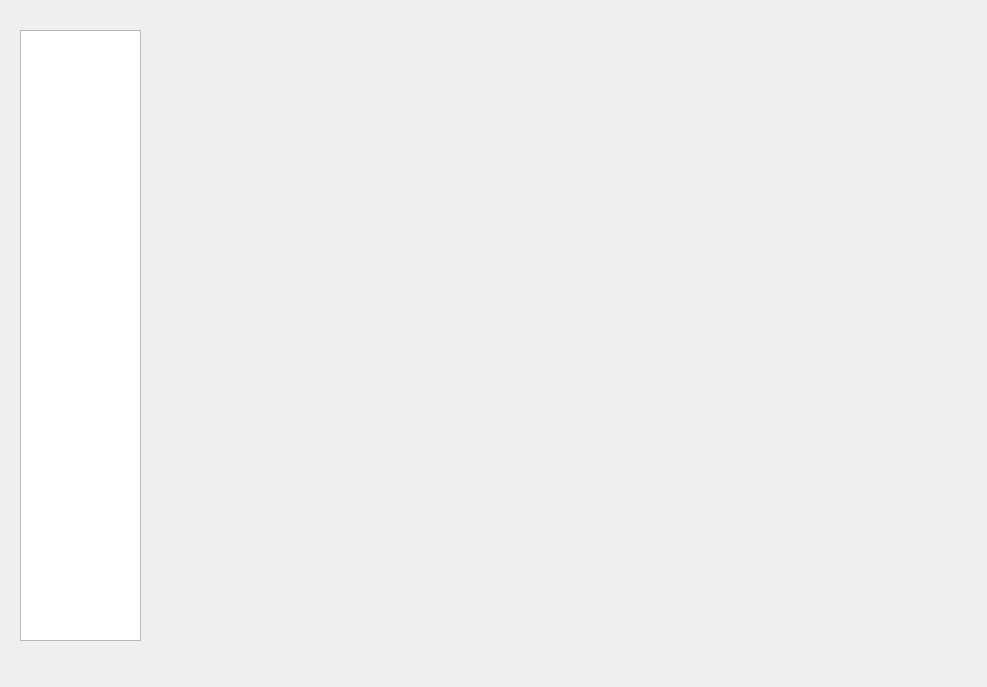
<?xml version="1.0" encoding="UTF-8"?>
<ui version="4.0">
 <class>MainWindow</class>
 <widget class="QMainWindow" name="MainWindow">
  <property name="geometry">
   <rect>
    <x>0</x>
    <y>0</y>
    <width>987</width>
    <height>687</height>
   </rect>
  </property>
  <property name="windowTitle">
   <string>MainWindow</string>
  </property>
  <widget class="QWidget" name="centralwidget">
   <widget class="QTreeView" name="treeView">
    <property name="geometry">
     <rect>
      <x>20</x>
      <y>30</y>
      <width>121</width>
      <height>611</height>
     </rect>
    </property>
   </widget>
   <widget class="QStackedWidget" name="stackedWidget">
    <property name="geometry">
     <rect>
      <x>160</x>
      <y>30</y>
      <width>791</width>
      <height>611</height>
     </rect>
    </property>
    <property name="currentIndex">
     <number>1</number>
    </property>
    <widget class="QWidget" name="page"/>
    <widget class="QWidget" name="page_2"/>
   </widget>
  </widget>
  <widget class="QMenuBar" name="menubar">
   <property name="geometry">
    <rect>
     <x>0</x>
     <y>0</y>
     <width>987</width>
     <height>24</height>
    </rect>
   </property>
  </widget>
 </widget>
 <resources/>
 <connections/>
</ui>
